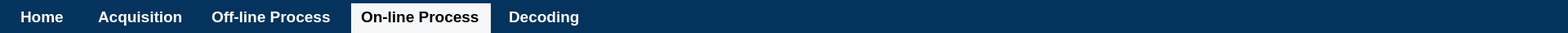
       <widget class="QWidget" name="widget_33" native="true">
        <property name="minimumSize">
         <size>
          <width>1920</width>
          <height>40</height>
         </size>
        </property>
        <property name="maximumSize">
         <size>
          <width>16777215</width>
          <height>40</height>
         </size>
        </property>
        <property name="styleSheet">
         <string notr="true">background-color: rgb(4, 51, 94);</string>
        </property>
        <layout class="QGridLayout" name="gridLayout">
         <property name="leftMargin">
          <number>0</number>
         </property>
         <property name="topMargin">
          <number>0</number>
         </property>
         <property name="rightMargin">
          <number>0</number>
         </property>
         <property name="bottomMargin">
          <number>0</number>
         </property>
         <property name="spacing">
          <number>0</number>
         </property>
         <item row="0" column="0">
          <widget class="QWidget" name="widget_36" native="true">
           <property name="sizePolicy">
            <sizepolicy hsizetype="Preferred" vsizetype="Fixed">
             <horstretch>0</horstretch>
             <verstretch>0</verstretch>
            </sizepolicy>
           </property>
           <property name="minimumSize">
            <size>
             <width>1920</width>
             <height>40</height>
            </size>
           </property>
           <property name="maximumSize">
            <size>
             <width>16777215</width>
             <height>40</height>
            </size>
           </property>
           <property name="styleSheet">
            <string notr="true">background-color: rgb(4, 51, 94);</string>
           </property>
           <widget class="QLabel" name="label_220">
            <property name="geometry">
             <rect>
              <x>25</x>
              <y>9</y>
              <width>61</width>
              <height>22</height>
             </rect>
            </property>
            <property name="font">
             <font>
              <pointsize>14</pointsize>
              <weight>75</weight>
              <bold>true</bold>
             </font>
            </property>
            <property name="styleSheet">
             <string notr="true">color: rgb(255, 255, 255);</string>
            </property>
            <property name="text">
             <string>Home</string>
            </property>
            <property name="alignment">
             <set>Qt::AlignLeading|Qt::AlignLeft|Qt::AlignVCenter</set>
            </property>
           </widget>
           <widget class="QLabel" name="label_221">
            <property name="geometry">
             <rect>
              <x>120</x>
              <y>9</y>
              <width>111</width>
              <height>22</height>
             </rect>
            </property>
            <property name="font">
             <font>
              <pointsize>14</pointsize>
              <weight>75</weight>
              <bold>true</bold>
             </font>
            </property>
            <property name="styleSheet">
             <string notr="true">color: rgb(255, 255, 255);</string>
            </property>
            <property name="text">
             <string>Acquisition</string>
            </property>
            <property name="alignment">
             <set>Qt::AlignLeading|Qt::AlignLeft|Qt::AlignVCenter</set>
            </property>
           </widget>
           <widget class="QLabel" name="label_222">
            <property name="geometry">
             <rect>
              <x>259</x>
              <y>9</y>
              <width>151</width>
              <height>22</height>
             </rect>
            </property>
            <property name="font">
             <font>
              <pointsize>14</pointsize>
              <weight>75</weight>
              <bold>true</bold>
             </font>
            </property>
            <property name="styleSheet">
             <string notr="true">color: rgb(255, 255, 255);</string>
            </property>
            <property name="text">
             <string>Off-line Process</string>
            </property>
            <property name="alignment">
             <set>Qt::AlignLeading|Qt::AlignLeft|Qt::AlignVCenter</set>
            </property>
           </widget>
           <widget class="QLabel" name="label_223">
            <property name="geometry">
             <rect>
              <x>442</x>
              <y>9</y>
              <width>151</width>
              <height>22</height>
             </rect>
            </property>
            <property name="font">
             <font>
              <pointsize>14</pointsize>
              <weight>75</weight>
              <bold>true</bold>
             </font>
            </property>
            <property name="styleSheet">
             <string notr="true">background-color: rgb(245, 248, 250);</string>
            </property>
            <property name="text">
             <string>On-line Process</string>
            </property>
            <property name="alignment">
             <set>Qt::AlignLeading|Qt::AlignLeft|Qt::AlignVCenter</set>
            </property>
           </widget>
           <widget class="QLabel" name="label_224">
            <property name="geometry">
             <rect>
              <x>623</x>
              <y>9</y>
              <width>101</width>
              <height>22</height>
             </rect>
            </property>
            <property name="font">
             <font>
              <pointsize>14</pointsize>
              <weight>75</weight>
              <bold>true</bold>
             </font>
            </property>
            <property name="styleSheet">
             <string notr="true">color: rgb(255, 255, 255);</string>
            </property>
            <property name="text">
             <string>Decoding</string>
            </property>
            <property name="alignment">
             <set>Qt::AlignLeading|Qt::AlignLeft|Qt::AlignVCenter</set>
            </property>
           </widget>
           <widget class="QWidget" name="widget_38" native="true">
            <property name="geometry">
             <rect>
              <x>430</x>
              <y>4</y>
              <width>171</width>
              <height>36</height>
             </rect>
            </property>
            <property name="minimumSize">
             <size>
              <width>171</width>
              <height>36</height>
             </size>
            </property>
            <property name="styleSheet">
             <string notr="true">background-color: rgb(246, 246, 246);</string>
            </property>
           </widget>
           <zorder>label_220</zorder>
           <zorder>label_221</zorder>
           <zorder>label_222</zorder>
           <zorder>label_224</zorder>
           <zorder>widget_38</zorder>
           <zorder>label_223</zorder>
          </widget>
         </item>
        </layout>
       </widget>
